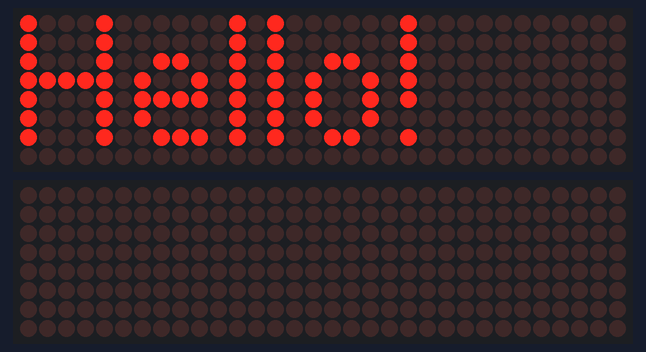
The sketch below on a simulated Arduino Uno, built with avr-gcc and run on an emulated ATmega328P. Shown: 2 × 32×8 LED matrix.

Above: at 0.1 s.
At 1.26 s:
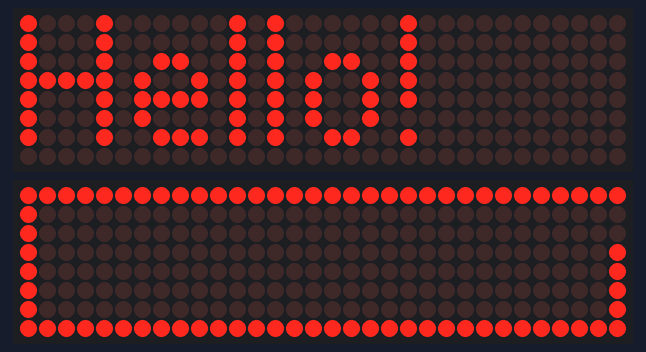
At 1.87 s:
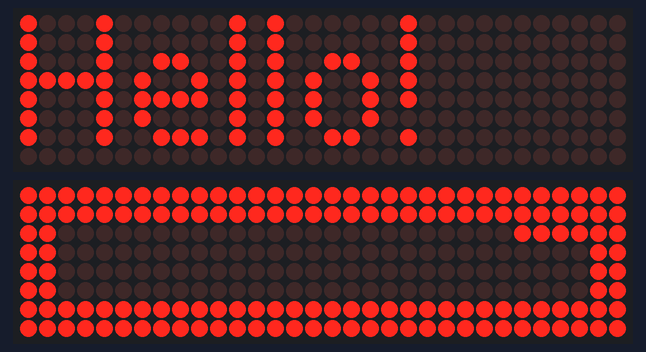
At 2.7 s:
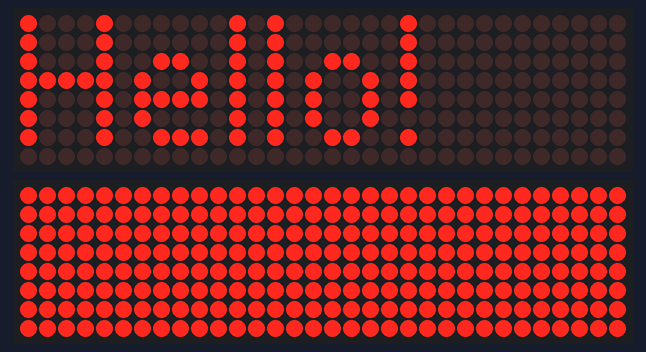

The sketch:

MD_MAX7219_RunningText_V2.ino
```cpp
/*------------MD_MAX7219_RunningText_V2-----------------*/
/*-------------Source Code by---------------------------*/
/*------Modified & Adapted by Habib.m @Hab_mz-----------*/
/*-----------------------V1.1---------------------------*/

#include <MD_Parola.h>
#include <MD_MAX72xx.h>

#define MAX_DEVICES 4

MD_Parola P = MD_Parola(MD_MAX72XX::FC16_HW, 10, MAX_DEVICES);
MD_MAX72XX mx = MD_MAX72XX(MD_MAX72XX::FC16_HW, 10, MAX_DEVICES);


void setup(){
  P.begin();
  mx.begin();
}

void loop(){
  P.print("Hello!");
  delay(500);
  CloseTransition();
}


void CloseTransition(){
#define SpiralSpeed  35
#define WipeSpeed 50
  int  rmin = 0, rmax = ROW_SIZE-1;
  int  cmin = 0, cmax = (COL_SIZE*MAX_DEVICES)-1;
  while ((rmax > rmin) && (cmax > cmin)){
    // do row
    for (int i=cmin; i<=cmax; i++){
      mx.setPoint(rmin, i, true);
      delay(SpiralSpeed/MAX_DEVICES);}
    rmin++;
    // do column
    for (uint8_t i=rmin; i<=rmax; i++){
      mx.setPoint(i, cmax, true);
      delay(SpiralSpeed/MAX_DEVICES);}
    cmax--;
    // do row
    for (int i=cmax; i>=cmin; i--){
      mx.setPoint(rmax, i, true);
      delay(SpiralSpeed/MAX_DEVICES);}
    rmax--;
    // do column
    for (uint8_t i=rmax; i>=rmin; i--){
      mx.setPoint(i, cmin, true);
      delay(SpiralSpeed/MAX_DEVICES);}
    cmin++;
  }
  const uint16_t maxCol = MAX_DEVICES*ROW_SIZE;
  const uint8_t stripeWidth = 10;
  for (uint16_t col=0; col<maxCol + ROW_SIZE + stripeWidth; col++){
    for (uint8_t row=0; row < ROW_SIZE; row++){
      mx.setPoint(row, col-row, true);
      mx.setPoint(row, col-row - stripeWidth, false);}
    delay(WipeSpeed);}
}
```

Measured:
- by itself, everything shown: repeats every 5.3 s, in 47 steps
